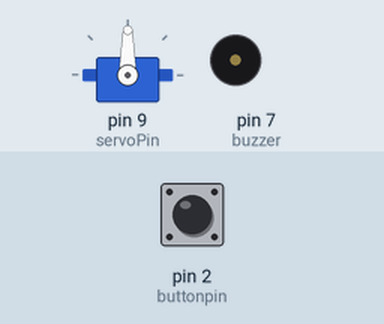
Recording of a sketch running on a simulated Arduino Uno, built with avr-gcc and run on an emulated ATmega328P. Parts: servo, buzzer (waves = sounding, pin HIGH). The inputs (shaded band) are chosen by the test bench; at power-on: pin 2 (buttonpin) HIGH.

Above: at 3.2 s.
3.3 s: pin 2 (buttonpin) pulled LOW for 0.15 s
At 4.4 s:
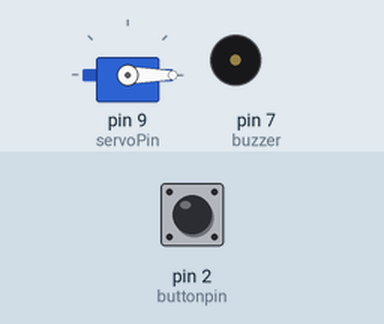
Timing chart, 0 to 6.3 s (numbered marks = the images above; inputs shaded):
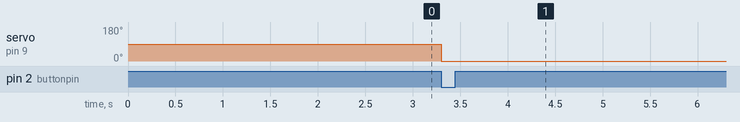

Measured:
- after the input at 3.3 s, servo on pin 9 (servoPin): 90° → 0° at once

The sketch:

gastimer_v1.0.ino
```cpp
#include <MsTimer2.h>
#include <Servo.h>

int static interval = 180;
int static interval2 = 12;
int state = 0;
int angle = 0; // servo position in degrees
volatile int closetime = 0;
volatile int servotime = 0;
volatile int buzzerblink = 0;
int servoPin = 9;
int buttonpin = 2;
int buzzer = 7;
Servo servo;
void setup()
{
  //Serial.begin(9600);
  pinMode(buttonpin, INPUT_PULLUP);
  pinMode(buzzer, OUTPUT);
  attachInterrupt(0,buttonint,FALLING);
  MsTimer2::set(1000, timeadd);
  MsTimer2::start();
  servo_close();
  //Serial.print("started!");
  delay(2000);
  servo.detach();


}
void alarm(){
  for(char i = 0;i<10;i++){
    digitalWrite(buzzer,HIGH);
    delay(500);
    digitalWrite(buzzer,LOW);
    delay(500);
  }
}

void servo_open() {
  servo.attach(servoPin);
  servotime=4;
  servo.write(0);
}

void servo_close() {
  servo.attach(servoPin);
  servotime=4;
  servo.write(90);
  buzzerblink=0;
}
void buttonint() {
  buzzerblink=0;
  if(state==0) {state=1;}
  else if(state==2) {state=3;}
  //Serial.print("Button Interrupt!!!");

}

void timeadd() {
  closetime--;
  if(closetime<=0) {state=0;closetime=0;}
  servotime--;
  if(servotime<=0) {servo.detach(); servotime = 0;}
  if(buzzerblink<=0) {
    digitalWrite(buzzer,LOW); buzzerblink=0;
    }
  else
    digitalWrite(buzzer,!digitalRead(buzzer));
}


void loop()
{
  //Serial.println(state);
  //Serial.println(closetime);

if(state==0) {
  ;
}
else if(state==1) {
  servo_open();
  closetime=interval;
  state=2;
}
else if(state==2) {
  if(closetime<=interval2){
    buzzerblink=1;
    if(closetime==1){servo_close();}
  }
}
else if(state==3) {
  buzzerblink=0;
  closetime=interval;
  state=2;
}
delay(100);
}
```
